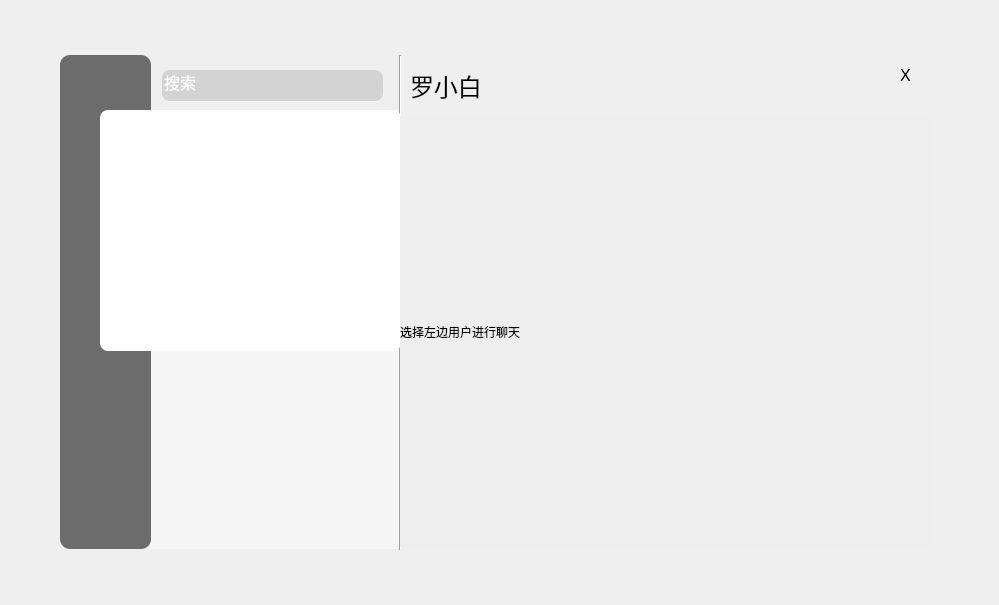
<?xml version="1.0" encoding="UTF-8"?>
<ui version="4.0">
 <class>Form</class>
 <widget class="QWidget" name="Form">
  <property name="geometry">
   <rect>
    <x>0</x>
    <y>0</y>
    <width>999</width>
    <height>605</height>
   </rect>
  </property>
  <property name="windowTitle">
   <string>Form</string>
  </property>
  <property name="styleSheet">
   <string notr="true"/>
  </property>
  <widget class="QLabel" name="Backgroundlabel">
   <property name="geometry">
    <rect>
     <x>11</x>
     <y>11</y>
     <width>977</width>
     <height>583</height>
    </rect>
   </property>
   <property name="styleSheet">
    <string notr="true">border-image: url(:/resource/background.png);</string>
   </property>
   <property name="text">
    <string/>
   </property>
  </widget>
  <widget class="QPushButton" name="closeBtn">
   <property name="geometry">
    <rect>
     <x>890</x>
     <y>60</y>
     <width>31</width>
     <height>31</height>
    </rect>
   </property>
   <property name="cursor">
    <cursorShape>PointingHandCursor</cursorShape>
   </property>
   <property name="styleSheet">
    <string notr="true">    color:black;
    box-shadow: 1px 1px 3px rgba(0,0,0,0.3);font-size:16px;border-radius: 8px;font-family: 微软雅黑;
</string>
   </property>
   <property name="text">
    <string>X</string>
   </property>
  </widget>
  <widget class="QListWidget" name="friendslistWidget">
   <property name="geometry">
    <rect>
     <x>150</x>
     <y>110</y>
     <width>251</width>
     <height>439</height>
    </rect>
   </property>
   <property name="styleSheet">
    <string notr="true">font-family: 微软雅黑;
background-color: rgb(245, 245, 245);</string>
   </property>
   <property name="frameShape">
    <enum>QFrame::NoFrame</enum>
   </property>
  </widget>
  <widget class="QFrame" name="frame">
   <property name="geometry">
    <rect>
     <x>60</x>
     <y>55</y>
     <width>91</width>
     <height>494</height>
    </rect>
   </property>
   <property name="styleSheet">
    <string notr="true">background-color: rgb(108, 108, 108);
border-radius: 10px;
</string>
   </property>
   <property name="frameShape">
    <enum>QFrame::StyledPanel</enum>
   </property>
   <property name="frameShadow">
    <enum>QFrame::Raised</enum>
   </property>
   <widget class="QPushButton" name="avatarlabel">
    <property name="geometry">
     <rect>
      <x>20</x>
      <y>30</y>
      <width>50</width>
      <height>50</height>
     </rect>
    </property>
    <property name="cursor">
     <cursorShape>PointingHandCursor</cursorShape>
    </property>
    <property name="styleSheet">
     <string notr="true"/>
    </property>
    <property name="text">
     <string/>
    </property>
   </widget>
  </widget>
  <widget class="Line" name="line">
   <property name="geometry">
    <rect>
     <x>390</x>
     <y>55</y>
     <width>20</width>
     <height>495</height>
    </rect>
   </property>
   <property name="orientation">
    <enum>Qt::Vertical</enum>
   </property>
  </widget>
  <widget class="QLineEdit" name="Searchbar">
   <property name="geometry">
    <rect>
     <x>162</x>
     <y>70</y>
     <width>221</width>
     <height>31</height>
    </rect>
   </property>
   <property name="styleSheet">
    <string notr="true">background-color: rgb(211, 211, 211);
    color:white;
    box-shadow: 1px 1px 3px rgba(0,0,0,0.3);font-size:16px;border-radius: 8px;font-family: 微软雅黑;
</string>
   </property>
   <property name="text">
    <string>搜索</string>
   </property>
  </widget>
  <widget class="QLabel" name="label_3">
   <property name="geometry">
    <rect>
     <x>310</x>
     <y>130</y>
     <width>71</width>
     <height>71</height>
    </rect>
   </property>
   <property name="text">
    <string/>
   </property>
  </widget>
  <widget class="QLabel" name="label_2">
   <property name="geometry">
    <rect>
     <x>100</x>
     <y>110</y>
     <width>301</width>
     <height>241</height>
    </rect>
   </property>
   <property name="styleSheet">
    <string notr="true">background-color: rgb(255, 255, 255);
box-shadow: 1px 1px 3px rgba(0,0,0,0.3);font-size:16px;border-radius: 8px;font-family: 微软雅黑;
</string>
   </property>
   <property name="text">
    <string/>
   </property>
  </widget>
  <widget class="QLabel" name="label_mask">
   <property name="geometry">
    <rect>
     <x>400</x>
     <y>116</y>
     <width>531</width>
     <height>431</height>
    </rect>
   </property>
   <property name="styleSheet">
    <string notr="true">font-family: 微软雅黑;
background-color: rgb(238, 238, 238);</string>
   </property>
   <property name="text">
    <string>选择左边用户进行聊天</string>
   </property>
  </widget>
  <widget class="QWidget" name="gridLayoutWidget_2">
   <property name="geometry">
    <rect>
     <x>400</x>
     <y>100</y>
     <width>521</width>
     <height>441</height>
    </rect>
   </property>
   <layout class="QGridLayout" name="gridLayout_2"/>
  </widget>
  <widget class="QLabel" name="currentChatFriendName">
   <property name="geometry">
    <rect>
     <x>410</x>
     <y>70</y>
     <width>241</width>
     <height>31</height>
    </rect>
   </property>
   <property name="styleSheet">
    <string notr="true">font-size:24px;font-family: 微软雅黑;
</string>
   </property>
   <property name="text">
    <string>罗小白</string>
   </property>
  </widget>
  <zorder>Backgroundlabel</zorder>
  <zorder>friendslistWidget</zorder>
  <zorder>frame</zorder>
  <zorder>closeBtn</zorder>
  <zorder>line</zorder>
  <zorder>Searchbar</zorder>
  <zorder>label_3</zorder>
  <zorder>label_2</zorder>
  <zorder>label_mask</zorder>
  <zorder>gridLayoutWidget_2</zorder>
  <zorder>currentChatFriendName</zorder>
 </widget>
 <resources>
  <include location="main.qrc"/>
 </resources>
 <connections>
  <connection>
   <sender>closeBtn</sender>
   <signal>clicked()</signal>
   <receiver>Form</receiver>
   <slot>close()</slot>
   <hints>
    <hint type="sourcelabel">
     <x>905</x>
     <y>75</y>
    </hint>
    <hint type="destinationlabel">
     <x>499</x>
     <y>302</y>
    </hint>
   </hints>
  </connection>
  <connection>
   <sender>closeBtn</sender>
   <signal>clicked()</signal>
   <receiver>closeBtn</receiver>
   <slot>close()</slot>
   <hints>
    <hint type="sourcelabel">
     <x>905</x>
     <y>75</y>
    </hint>
    <hint type="destinationlabel">
     <x>905</x>
     <y>75</y>
    </hint>
   </hints>
  </connection>
 </connections>
</ui>
